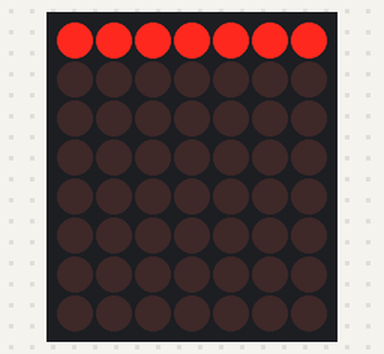
Simulated run of this sketch. Board: Arduino Mega 2560, built with avr-gcc and run on an emulated ATmega2560. Parts: 7×8 LED matrix. Wiring (inferred from the names in the program): LED matrix (orientation assumed): rows pin 38, pin 40, pin 42, pin 44, pin 46, pin 48, pin 50, pin 52; columns pin 39, pin 41, pin 43, pin 45, pin 47, pin 49, pin 51.

Above: at 0.27 s.
At 0.83 s:
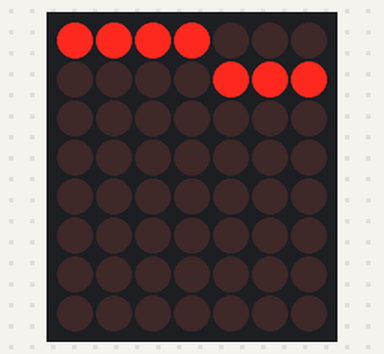
At 1.25 s:
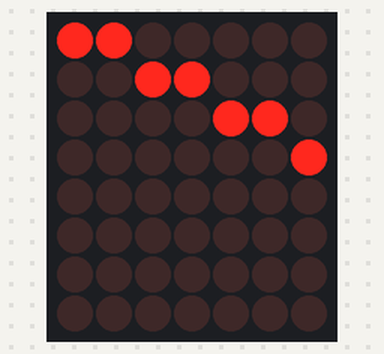
At 1.91 s:
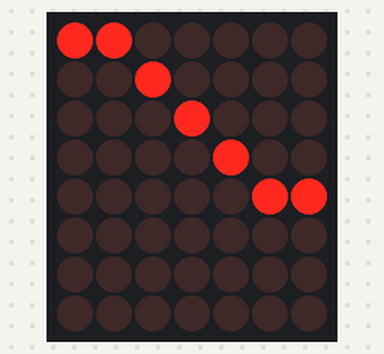
At 2.46 s:
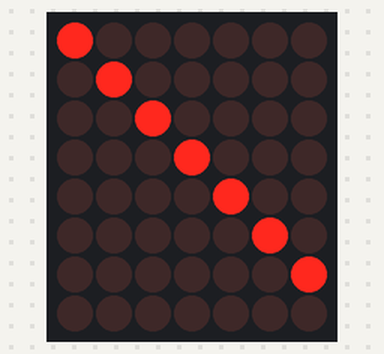
At 4.09 s:
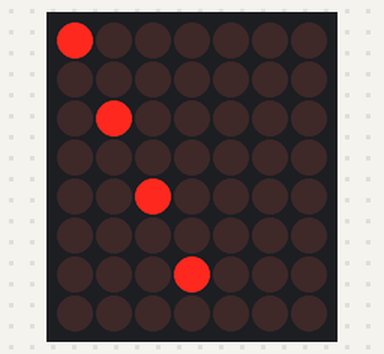

Measured:
- by itself, everything shown: repeats every 4.2 s, in 18 steps
- what the display in image 0 shows lasts 0.5 s, from 0.0 s to 0.5 s
- what the display in image 4 shows lasts 0.5 s, from 2.2 s to 2.7 s

The sketch:

8x8_Y_L.ino
```cpp
float k = 0;
char row[8]    = {38, 40, 42, 44, 46, 48, 50, 52};
char column[8] = {39, 41, 43, 45, 47, 49, 51, 53};

int Screen[64] = {0, 0, 0, 0, 0, 0, 0, 0,
                  0, 0, 0, 0, 0, 0, 0, 0,
                  0, 0, 0, 0, 0, 0, 0, 0,
                  0, 0, 0, 0, 0, 0, 0, 0,
                  0, 0, 0, 0, 0, 0, 0, 0,
                  0, 0, 0, 0, 0, 0, 0, 0,
                  0, 0, 0, 0, 0, 0, 0, 0,
                  0, 0, 0, 0, 0, 0, 0, 0
                 };
void cls_Led() {
  for (int i = 0; i < 8 ; i++) {
    digitalWrite (column[i], LOW);
    digitalWrite (row[i], HIGH);
  }
}
void one_led(int x, int y) {
  cls_Led();
  digitalWrite (column[x], HIGH);
  digitalWrite (row[y], LOW);
  delay (1);
}

void setup() {
  int i = 38;
  while (i < 54) {
    pinMode (i, OUTPUT);
    i++;
  }
  pinMode (A1, INPUT);
  pinMode (A2, INPUT);
  pinMode (A3, INPUT);
  pinMode (A4, INPUT);
  Serial.begin(9600);
  cls_Led();
}
void draw_old(int n) {
  for (int i = 0; i < n; i++) {
    for (int i = 0; i < 64; i++) {
      if (Screen[i] == 1) {
        one_led(i % 8, i / 8);
      }
    }
  }
}
void draw(int n) {
  for (int t = 0; t < n; t++) {
    for (int y = 0; y < 8; y++) {
      digitalWrite(row[y], LOW);
      for (int x = 0; x < 8; x++) {
        if (Screen[y * 8 + x] == 1) {
          digitalWrite (column [x], HIGH);
        }
        if (Screen[y * 8 + x] == 2) {
          digitalWrite (column [x], HIGH);
          digitalWrite (column [x], LOW);
        }
      }
      delay(1);
      for (int x = 0; x < 8; x++) {
        digitalWrite (column [x], LOW);
      }
      digitalWrite(row[y], HIGH);
    }
  }
}

void loop() {
  for (int i = 0; i < 64; i++) {
    Screen [i] = 0;
  }
  for (int x = 0; x < 8; x++) {
    int y = k * x;
    Screen [y * 8 + x] = 1;
    if (y > 7) {
      break;
    }
  }
  draw_old(25);
  //draw(25);

  k = k + 0.1;
  if (k == 2.3) {
    k = 0;
  }
}
```
